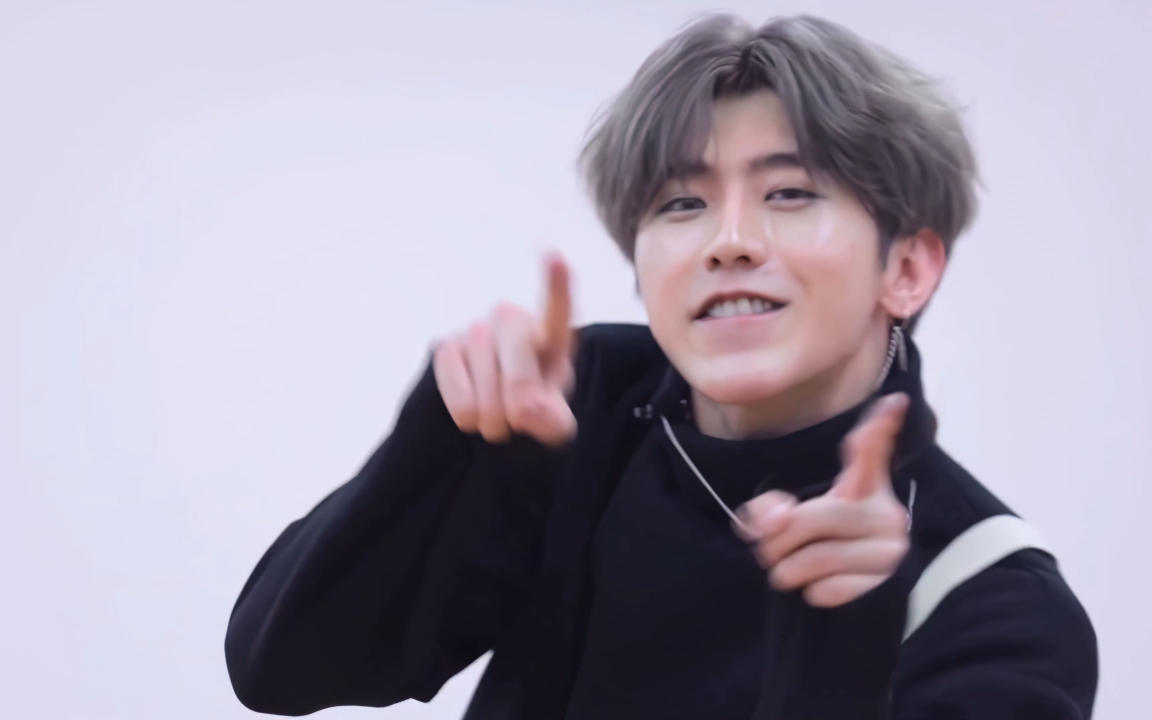
#> input picture vision/input_images/CaiXuKun_01.jpg, 3456 x 2160 px (shown at 1/3 size)
$ python -i face_register.py   (imports and definitions only)
#> lines starting #> are read from the running program, lines starting #| are printed output that depends on the picture

from __future__ import annotations
from pathlib import Path
import cv2
import numpy as np
import re
try:
    from ultralytics import YOLO
except ImportError:
    YOLO = None
    print("未安装 ultralytics，YOLOv11n-face.pt 检测不可用！请 pip install ultralytics")


# ====== 直接在这里设置输入输出路径 ======
# 输入图片文件夹，图片名即为人脸名
INPUT_DIR =  Path(__file__).resolve().parent / "input_images" # TODO: 修改为你的图片文件夹路径
# yolov11n-face.pt 路径
YOLO_MODEL_PATH = Path(__file__).resolve().parent / "model" / "yolov11n-face.pt"  # TODO: 修改为你的YOLO模型路径
# 输出数据集目录（每个人一个子文件夹）
OUTPUT_DIR = Path(__file__).resolve().parent / "dataset"
# =====================================


# 人脸图像统一缩放尺寸
FACE_SIZE = (200, 200)

# 用YOLOv11n-face.pt检测图片中的所有人脸，返回[x1, y1, x2, y2]列表
# [9 lines left out: function detect_faces_yolo, not called in this run]


def augment_face(gray_img):
    """对单张灰度人脸做数据增强，返回多张变体。"""
    h, w = gray_img.shape
#> h = 2160; w = 3456
    variants = [gray_img]  # 原图

    # 1. 水平镜像
    variants.append(cv2.flip(gray_img, 1))

    # 2. 小角度旋转 (±5°, ±10°)
    for angle in [-10, -5, 5, 10]:
        M = cv2.getRotationMatrix2D((w/2, h/2), angle, 1.0)
        rotated = cv2.warpAffine(gray_img, M, (w, h), borderMode=cv2.BORDER_REFLECT)
        variants.append(rotated)
#> this loop made 4 passes
#> pass 1, in augment_face, `rotated = cv2.warpAffine(gray_img, M, (w, h), borderMode=cv2.BORDER_RE..`:
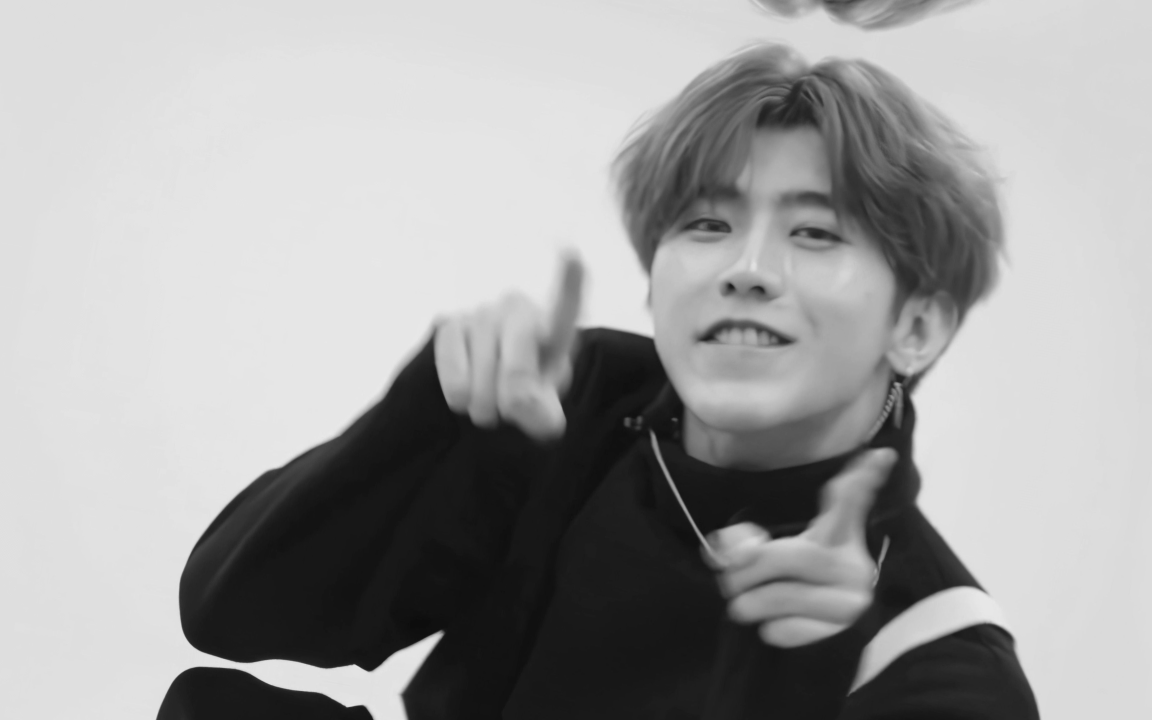
#> rotated: shape (2160, 3456) (shown at 1/3 size); min 12, max 234, mean 159.5
#> pass 3, in augment_face, `rotated = cv2.warpAffine(gray_img, M, (w, h), borderMode=cv2.BORDER_RE..`:
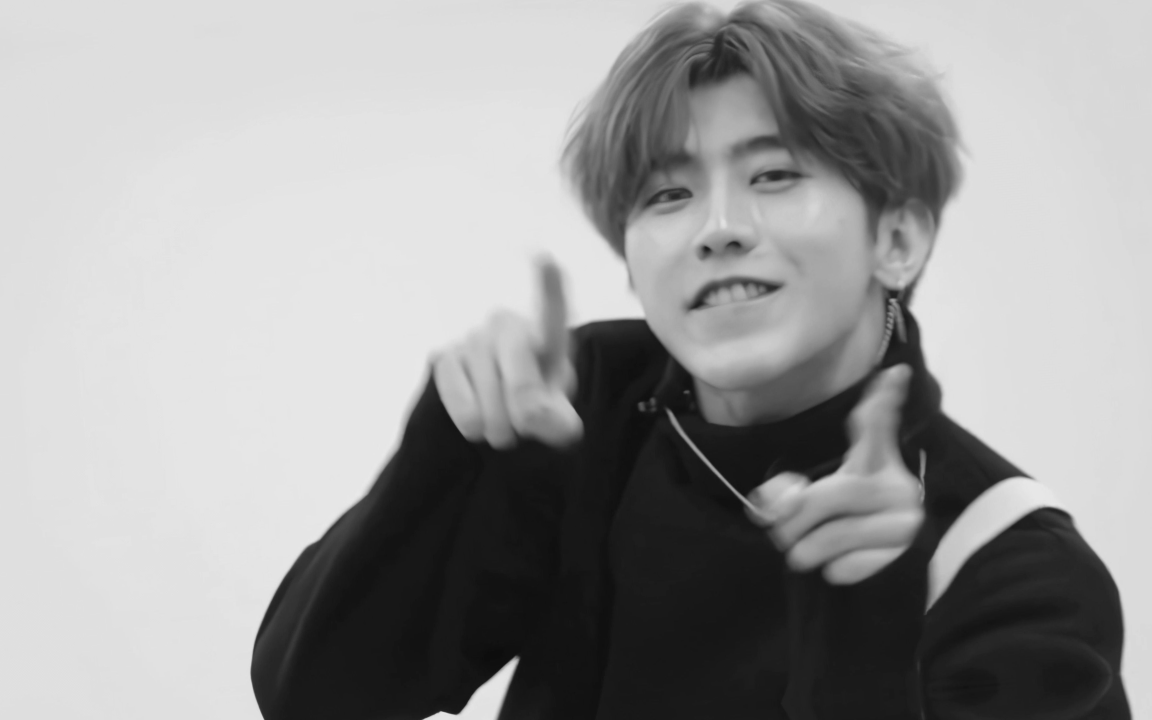
#> rotated: shape (2160, 3456) (shown at 1/3 size); min 11, max 234, mean 154.9
#> after the loop, variants = 6 items

    # 3. 缩放 (±5%, ±10%)
    for scale in [0.9, 0.95, 1.05, 1.1]:
        new_w, new_h = int(w * scale), int(h * scale)
        resized = cv2.resize(gray_img, (new_w, new_h))
        if scale < 1:
            # 放大回原尺寸（中心裁剪）
            x = (new_w - w) // 2
            y = (new_h - h) // 2
            resized = resized[max(0,-y):max(0,-y)+h, max(0,-x):max(0,-x)+w] if scale<1 else resized
        # 直接 resize 回标准尺寸（会在外部统一做，这里仅收集）
        variants.append(cv2.resize(resized, (w, h)))
#> this loop made 4 passes
#> pass 2, in augment_face, `resized = resized[max(0,-y):max(0,-y)+h, max(0,-x):max(0,-x)+w] if sca..`:
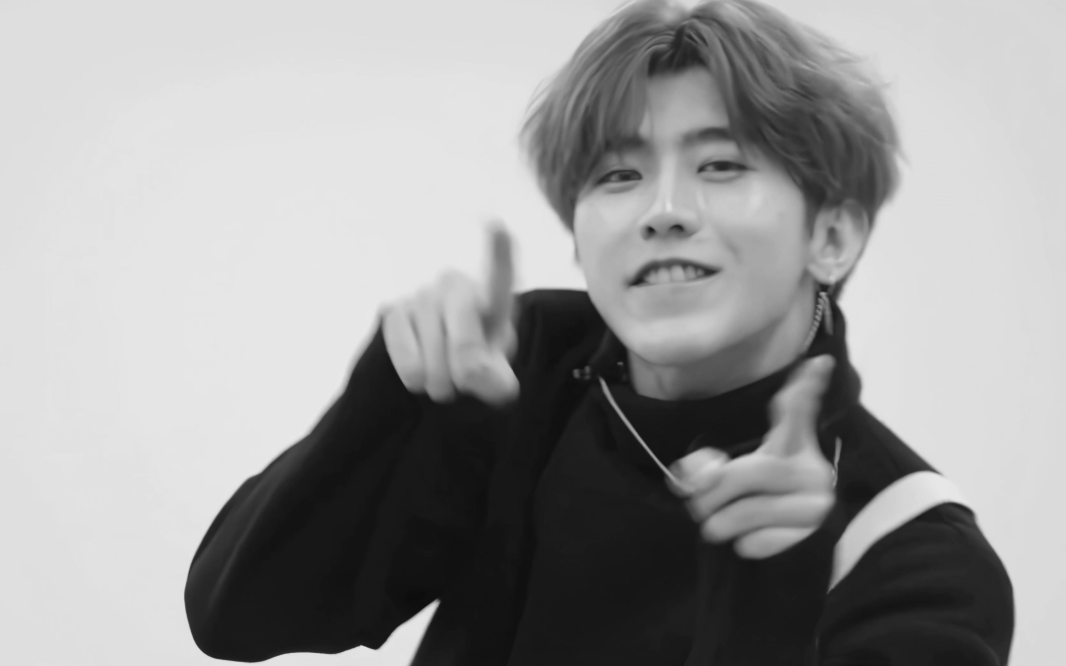
#> resized: shape (1998, 3196) (shown at 1/3 size); min 12, max 235, mean 153.7
#> after the loop, variants = 10 items

    # 4. 亮度/对比度调整
    for alpha, beta in [(0.8, 20), (1.0, -20), (1.2, 10), (0.9, -10)]:
        adjusted = cv2.convertScaleAbs(gray_img, alpha=alpha, beta=beta)
        variants.append(adjusted)
#> this loop made 4 passes
#> pass 1, in augment_face, `adjusted = cv2.convertScaleAbs(gray_img, alpha=alpha, beta=beta)`:
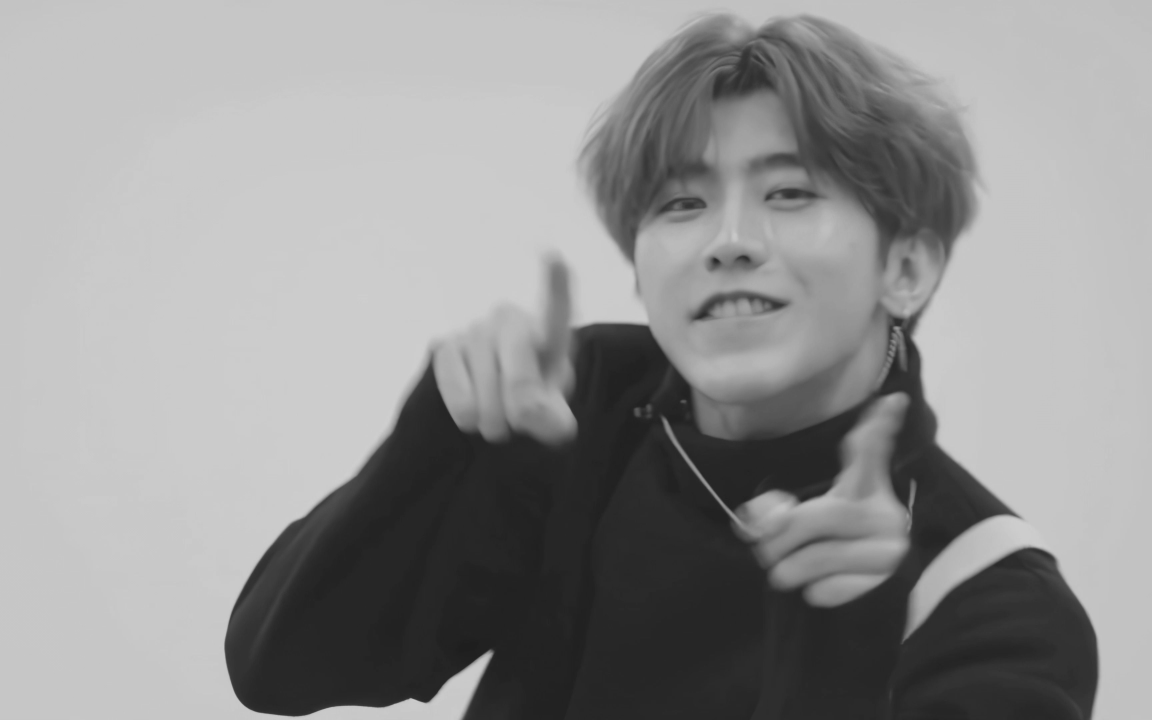
#> adjusted: shape (2160, 3456) (shown at 1/3 size); min 28, max 208, mean 145.8
#> pass 3, in augment_face, `adjusted = cv2.convertScaleAbs(gray_img, alpha=alpha, beta=beta)`:
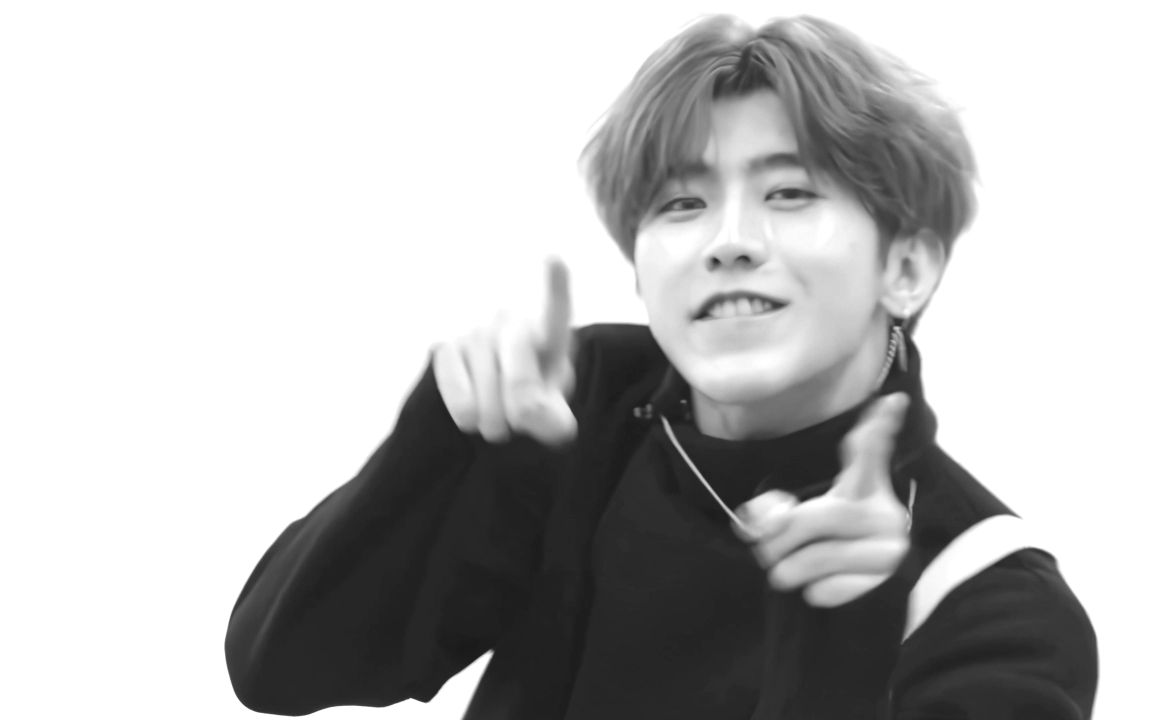
#> adjusted: shape (2160, 3456) (shown at 1/3 size); min 22, max 255, mean 185.7
#> after the loop, variants = 14 items

    # 5. 高斯模糊（模拟远距离/失焦）
    for ksize in [(3,3), (5,5)]:
        blurred = cv2.GaussianBlur(gray_img, ksize, 0)
        variants.append(blurred)
#> after the loop, variants = 16 items

    return variants


# 从指定文件夹批量读取图片，图片名为人脸名，自动处理并保存为标准人脸样本
# [68 lines left out: function register_faces_from_folder, not called in this run]


# 主入口
def main():
    # 直接用脚本内变量
    register_faces_from_folder(INPUT_DIR, OUTPUT_DIR)


# [2 lines not run here, left out]

>>> import cv2
>>> picture = cv2.imread('input_images/CaiXuKun_01.jpg', cv2.IMREAD_GRAYSCALE)
>>> result = augment_face(picture)
#> result = 16 items
